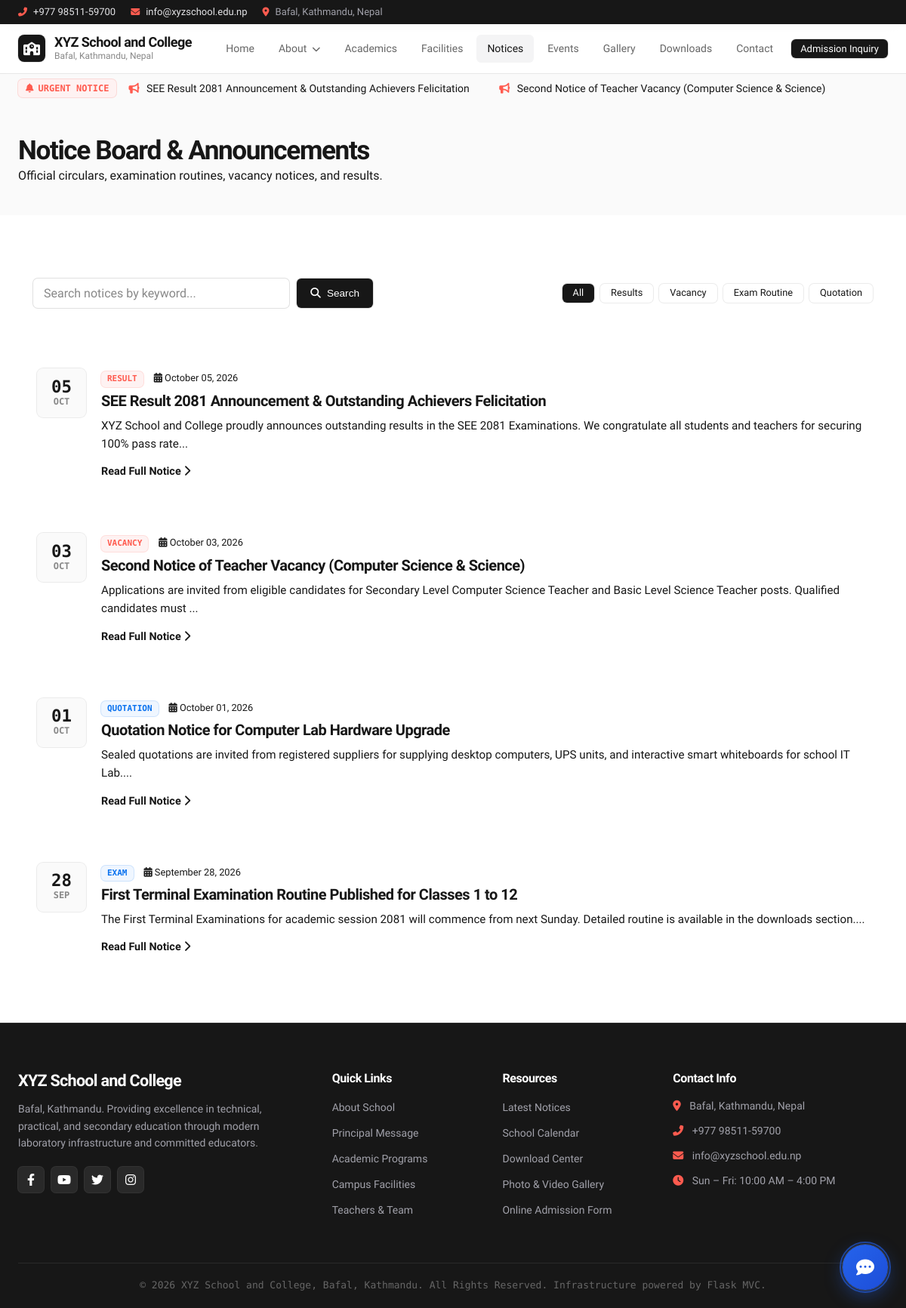
Screenshot of /notices with the database file from the repository.
### app/models/settings.py (models this page shows, shortened)
class SiteSetting(db.Model):
    __tablename__ = 'site_settings'
    id = db.Column(db.Integer, primary_key=True)
    key = db.Column(db.String(100), unique=True, nullable=False)
    value = db.Column(db.Text, nullable=True)
    @classmethod
    def get_val(cls, key, default=''):
        setting = cls.query.filter_by(key=key).first()
        return setting.value if setting else default

### app/models/notice.py (models this page shows, shortened)
class Notice(db.Model):
    __tablename__ = 'notices'
    id = db.Column(db.Integer, primary_key=True)
    title = db.Column(db.String(255), nullable=False)
    slug = db.Column(db.String(255), unique=True, nullable=False)
    category = db.Column(db.String(50), default='General') # General, Vacancy, Exam, Quotation, Admission, Result
    content = db.Column(db.Text, nullable=False)
    attachment = db.Column(db.String(255), nullable=True) # PDF or image attachment
    is_urgent = db.Column(db.Boolean, default=False)
    published_date = db.Column(db.DateTime, default=datetime.utcnow)
    author_id = db.Column(db.Integer, db.ForeignKey('users.id'), nullable=True)
    author = db.relationship('User', backref=db.backref('notices', lazy=True))

### app/controllers/public_controller.py (the view)
@public_bp.route('/notices')
def notices():
    category = request.args.get('category', 'all')
    search_q = request.args.get('q', '')
    query = Notice.query
    if category != 'all':
        query = query.filter_by(category=category)
    if search_q:
        query = query.filter(Notice.title.ilike(f'%{search_q}%') | Notice.content.ilike(f'%{search_q}%'))
    notice_list = query.order_by(Notice.published_date.desc()).all()
    return render_template('public/notices.html', notices=notice_list, category=category, search_q=search_q)

### app/controllers/public_controller.py (called while the page is built)
@public_bp.context_processor
def inject_global_settings():
    return {
        'school_name': SiteSetting.get_val('school_name', 'XYZ School and College'),
        'school_address': SiteSetting.get_val('school_address', 'Bafal, Kathmandu, Nepal'),
        'school_phone': SiteSetting.get_val('school_phone', '+977 98511-59700'),
        'school_email': SiteSetting.get_val('school_email', 'info@xyzschool.edu.np'),
        'urgent_notices': Notice.query.filter_by(is_urgent=True).order_by(Notice.published_date.desc()).all()
    }

### app/templates/public/notices.html (shortened to what this page needs)
{% extends 'base.html' %}
{% block content %}
<div class="section bg-alt" style="padding: 40px 0; border-bottom: 1px solid var(--border-color);">
    <div class="container">
        <h1 style="font-size: 2.2rem; color: var(--primary-dark);">Notice Board & Announcements</h1>
        <p style="color: var(--text-muted); font-size: 1rem;">Official circulars, examination routines, vacancy notices, and results.</p>
    </div>
</div>
<section class="section">
    <div class="container">
        <div style="background: white; padding: 20px; border-radius: 12px; box-shadow: var(--shadow-sm); border: 1px solid var(--border-color); margin-bottom: 35px; display: flex; justify-content: space-between; align-items: center; flex-wrap: wrap; gap: 15px;">
            <form action="{{ url_for('public.notices') }}" method="GET" style="display: flex; gap: 10px; width: 100%; max-width: 450px;">
                <input type="text" name="q" value="{{ search_q }}" placeholder="Search notices by keyword..." class="form-control" style="flex: 1;">
                <button type="submit" class="btn btn-primary" style="padding: 10px 18px; font-size: 0.85rem;"><i class="fas fa-search"></i> Search</button>
            </form>
            <div style="display: flex; gap: 8px; flex-wrap: wrap;">
                <a href="{{ url_for('public.notices', category='all') }}" class="btn {% if category == 'all' %}btn-primary{% else %}btn-outline{% endif %}" style="color: {% if category != 'all' %}var(--primary-dark){% endif %}; padding: 6px 14px; font-size: 0.8rem;">All</a>
                <a href="{{ url_for('public.notices', category='Result') }}" class="btn {% if category == 'Result' %}btn-primary{% else %}btn-outline{% endif %}" style="color: {% if category != 'Result' %}var(--primary-dark){% endif %}; padding: 6px 14px; font-size: 0.8rem;">Results</a>
                <a href="{{ url_for('public.notices', category='Vacancy') }}" class="btn {% if category == 'Vacancy' %}btn-primary{% else %}btn-outline{% endif %}" style="color: {% if category != 'Vacancy' %}var(--primary-dark){% endif %}; padding: 6px 14px; font-size: 0.8rem;">Vacancy</a>
                <a href="{{ url_for('public.notices', category='Exam') }}" class="btn {% if category == 'Exam' %}btn-primary{% else %}btn-outline{% endif %}" style="color: {% if category != 'Exam' %}var(--primary-dark){% endif %}; padding: 6px 14px; font-size: 0.8rem;">Exam Routine</a>
                <a href="{{ url_for('public.notices', category='Quotation') }}" class="btn {% if category == 'Quotation' %}btn-primary{% else %}btn-outline{% endif %}" style="color: {% if category != 'Quotation' %}var(--primary-dark){% endif %}; padding: 6px 14px; font-size: 0.8rem;">Quotation</a>
            </div>
        </div>
        <div style="display: flex; flex-direction: column; gap: 20px;">
            {% if notices %}
                {% for n in notices %}
                <div style="background: white; border-radius: 12px; padding: 25px; box-shadow: var(--shadow-sm); border: 1px solid var(--border-color); display: flex; gap: 20px; align-items: flex-start; transition: var(--transition);">
                    <div class="notice-date-badge" style="width: 65px; height: 65px;">
                        <span class="day" style="font-size: 1.4rem;">{{ n.published_date.strftime('%d') }}</span>
                        <span class="month" style="font-size: 0.75rem;">{{ n.published_date.strftime('%b') }}</span>
                    </div>
                    <div style="flex: 1;">
                        <div style="margin-bottom: 6px;">
                            <span class="notice-badge {% if n.is_urgent %}badge-urgent{% else %}badge-general{% endif %}">{{ n.category }}</span>
                            <span style="font-size: 0.8rem; color: var(--text-muted); margin-left: 10px;"><i class="fas fa-calendar-alt"></i> {{ n.published_date.strftime('%B %d, %Y') }}</span>
                        </div>
                        <h3 style="font-size: 1.25rem; margin-bottom: 8px;"><a href="{{ url_for('public.notice_detail', id=n.id) }}" style="color: var(--primary-dark);">{{ n.title }}</a></h3>
                        <p style="color: var(--text-muted); font-size: 0.95rem; line-height: 1.6; margin-bottom: 12px;">{{ n.content[:160] }}...</p>
                        <a href="{{ url_for('public.notice_detail', id=n.id) }}" style="font-weight: 700; font-size: 0.9rem;">Read Full Notice <i class="fas fa-chevron-right"></i></a>
                    </div>
                </div>
                {% endfor %}
            {% else %}
                <div style="text-align: center; padding: 50px; background: white; border-radius: 12px;">
                    <i class="fas fa-folder-open" style="font-size: 3rem; color: var(--text-muted); margin-bottom: 15px;"></i>
                    <p style="color: var(--text-muted);">No notices matching your criteria were found.</p>
                </div>
            {% endif %}
        </div>
    </div>
</section>
{% endblock %}

### app/templates/base.html (shortened to what this page needs)
<!DOCTYPE html>
<html lang="en">
<head>
    <link rel="stylesheet" href="{{ url_for('static', filename='css/style.css') }}">
    <link rel="stylesheet" href="https://cdnjs.cloudflare.com/ajax/libs/font-awesome/6.4.0/css/all.min.css">
    <link rel="stylesheet" type="text/css" href="https://cdnjs.cloudflare.com/ajax/libs/slick-carousel/1.8.1/slick.min.css"/>
    <link rel="stylesheet" type="text/css" href="https://cdnjs.cloudflare.com/ajax/libs/slick-carousel/1.8.1/slick-theme.min.css"/>
</head>
<body>
    <header class="top-header">
        <div class="container">
            <div class="top-info">
                <div class="top-info-item">
                    <i class="fas fa-phone-alt"></i>
                    <a href="tel:{{ school_phone }}">{{ school_phone }}</a>
                </div>
                <div class="top-info-item">
                    <i class="fas fa-envelope"></i>
                    <a href="mailto:{{ school_email }}">{{ school_email }}</a>
                </div>
                <div class="top-info-item">
                    <i class="fas fa-map-marker-alt"></i>
                    <span>{{ school_address }}</span>
                </div>
            </div>
        </div>
    </header>
    <nav class="navbar-main">
        <div class="container navbar-container">
            <a href="{{ url_for('public.home') }}" class="brand-logo">
                <div class="logo-badge">
                    <i class="fas fa-school"></i>
                </div>
                <div class="brand-text">
                    <h1>{{ school_name }}</h1>
                    <p>Bafal, Kathmandu, Nepal</p>
                </div>
            </a>
            <ul class="nav-menu" id="navMenu">
                <li class="nav-item">
                    <a href="{{ url_for('public.home') }}" class="nav-link {% if request.endpoint == 'public.home' %}active{% endif %}">Home</a>
                </li>
                <li class="nav-item">
                    <a href="#" class="nav-link {% if request.endpoint in ['public.about', 'public.message_principal', 'public.message_chairperson', 'public.team'] %}active{% endif %}">
                        About <i class="fas fa-chevron-down" style="font-size: 0.7rem; margin-left: 2px;"></i>
                    </a>
                </li>
                <li class="nav-item">
                    <a href="{{ url_for('public.academics') }}" class="nav-link {% if request.endpoint == 'public.academics' %}active{% endif %}">Academics</a>
                </li>
                <li class="nav-item">
                    <a href="{{ url_for('public.facilities') }}" class="nav-link {% if request.endpoint == 'public.facilities' %}active{% endif %}">Facilities</a>
                </li>
                <li class="nav-item">
                    <a href="{{ url_for('public.notices') }}" class="nav-link {% if request.endpoint in ['public.notices', 'public.notice_detail'] %}active{% endif %}">Notices</a>
                </li>
                <li class="nav-item">
                    <a href="{{ url_for('public.events') }}" class="nav-link {% if request.endpoint == 'public.events' %}active{% endif %}">Events</a>
                </li>
                <li class="nav-item">
                    <a href="{{ url_for('public.gallery') }}" class="nav-link {% if request.endpoint == 'public.gallery' %}active{% endif %}">Gallery</a>
                </li>
                <li class="nav-item">
                    <a href="{{ url_for('public.downloads') }}" class="nav-link {% if request.endpoint == 'public.downloads' %}active{% endif %}">Downloads</a>
                </li>
                <li class="nav-item">
                    <a href="{{ url_for('public.contact') }}" class="nav-link {% if request.endpoint == 'public.contact' %}active{% endif %}">Contact</a>
                </li>
                <li class="nav-item">
                    <a href="{{ url_for('public.admission') }}" class="btn btn-primary btn-sm" style="margin-left: 6px;">Admission Inquiry</a>
                </li>
            </ul>
        </div>
    </nav>
    {% if urgent_notices %}
    <div class="ticker-bar">
        <div class="container ticker-wrapper">
            <div class="ticker-badge">
                <i class="fas fa-bell"></i> Urgent Notice
            </div>
            <div class="ticker-content">
                <div class="ticker-scroll">
                    {% for n in urgent_notices %}
                        <a href="{{ url_for('public.notice_detail', id=n.id) }}"><i class="fas fa-bullhorn" style="margin-right: 6px; color: var(--vercel-ship-red);"></i> {{ n.title }}</a>
                    {% endfor %}
                </div>
            </div>
        </div>
    </div>
    {% endif %}
    <main>
        {% block content %}{% endblock %}
    </main>
    <footer class="footer">
        <div class="container">
            <div class="footer-grid">
                <div class="footer-brand">
                    <h2>{{ school_name }}</h2>
                    <p>Bafal, Kathmandu. Providing excellence in technical, practical, and secondary education through modern laboratory infrastructure and committed educators.</p>
                    <div class="social-links">
                        <a href="#" class="social-icon" aria-label="Facebook"><i class="fab fa-facebook-f"></i></a>
                        <a href="#" class="social-icon" aria-label="YouTube"><i class="fab fa-youtube"></i></a>
                        <a href="#" class="social-icon" aria-label="Twitter"><i class="fab fa-twitter"></i></a>
                        <a href="#" class="social-icon" aria-label="Instagram"><i class="fab fa-instagram"></i></a>
                    </div>
                </div>
                <div>
                    <h3 class="footer-title">Quick Links</h3>
                    <ul class="footer-links">
                        <li><a href="{{ url_for('public.about') }}">About School</a></li>
                        <li><a href="{{ url_for('public.message_principal') }}">Principal Message</a></li>
                        <li><a href="{{ url_for('public.academics') }}">Academic Programs</a></li>
                        <li><a href="{{ url_for('public.facilities') }}">Campus Facilities</a></li>
                        <li><a href="{{ url_for('public.team') }}">Teachers & Team</a></li>
                    </ul>
                </div>
                <div>
                    <h3 class="footer-title">Resources</h3>
                    <ul class="footer-links">
                        <li><a href="{{ url_for('public.notices') }}">Latest Notices</a></li>
                        <li><a href="{{ url_for('public.events') }}">School Calendar</a></li>
                        <li><a href="{{ url_for('public.downloads') }}">Download Center</a></li>
                        <li><a href="{{ url_for('public.gallery') }}">Photo & Video Gallery</a></li>
                        <li><a href="{{ url_for('public.admission') }}">Online Admission Form</a></li>
                    </ul>
                </div>
                <div>
                    <h3 class="footer-title">Contact Info</h3>
                    <ul class="footer-links" style="color: #a1a1aa; font-size: 0.875rem;">
                        <li style="margin-bottom: 12px;"><i class="fas fa-map-marker-alt" style="color: var(--vercel-ship-red); margin-right: 8px;"></i> {{ school_address }}</li>
                        <li style="margin-bottom: 12px;"><i class="fas fa-phone-alt" style="color: var(--vercel-ship-red); margin-right: 8px;"></i> {{ school_phone }}</li>
                        <li style="margin-bottom: 12px;"><i class="fas fa-envelope" style="color: var(--vercel-ship-red); margin-right: 8px;"></i> {{ school_email }}</li>
                        <li><i class="fas fa-clock" style="color: var(--vercel-ship-red); margin-right: 8px;"></i> Sun – Fri: 10:00 AM – 4:00 PM</li>
                    </ul>
                </div>
            </div>
            <div class="footer-bottom">
                <p>&copy;&nbsp;2026 {{ school_name }}, Bafal, Kathmandu. All Rights Reserved. Infrastructure powered by Flask MVC.</p>
            </div>
        </div>
    </footer>
    <div class="chatbot-widget-container">
        <button id="chatbotToggleBtn" class="chatbot-toggle-btn" aria-label="Open AI Assistant">
            <i class="fas fa-comment-dots" id="chatIconClosed"></i>
            <span class="chatbot-pulse-ring"></span>
        </button>
    </div>
</body>
</html>

### rows the page displays
SiteSetting: value "+977 98511-59700"
SiteSetting: value "info@xyzschool.edu.np"
SiteSetting: value "Bafal, Kathmandu, Nepal"
SiteSetting: value "XYZ School and College"
Notice: title "SEE Result 2081 Announcement & Outstanding Achievers Felicitation", published_date "05", published_date "OCT", category "RESULT", published_date "October 05, 2026", content "XYZ School and College proudly announces outstanding results in the SEE 2081 Examinations. We congratulate all students and teachers for securing 100% pass rate"
Notice: title "Second Notice of Teacher Vacancy (Computer Science & Science)", published_date "03", published_date "OCT", category "VACANCY", published_date "October 03, 2026", content "Applications are invited from eligible candidates for Secondary Level Computer Science Teacher and Basic Level Science Teacher posts. Qualified candidates must"
Notice: published_date "01", published_date "OCT", category "QUOTATION", published_date "October 01, 2026", title "Quotation Notice for Computer Lab Hardware Upgrade", content "Sealed quotations are invited from registered suppliers for supplying desktop computers, UPS units, and interactive smart whiteboards for school IT Lab."
Notice: published_date "28", published_date "SEP", category "EXAM", published_date "September 28, 2026", title "First Terminal Examination Routine Published for Classes 1 to 12", content "The First Terminal Examinations for academic session 2081 will commence from next Sunday. Detailed routine is available in the downloads section."
